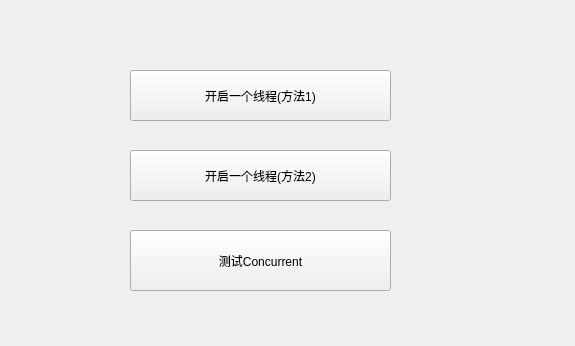
<?xml version="1.0" encoding="UTF-8"?>
<ui version="4.0">
 <class>MainWindow</class>
 <widget class="QMainWindow" name="MainWindow">
  <property name="geometry">
   <rect>
    <x>0</x>
    <y>0</y>
    <width>575</width>
    <height>346</height>
   </rect>
  </property>
  <property name="windowTitle">
   <string>MainWindow</string>
  </property>
  <widget class="QWidget" name="centralWidget">
   <widget class="QPushButton" name="pushButton">
    <property name="geometry">
     <rect>
      <x>130</x>
      <y>70</y>
      <width>261</width>
      <height>51</height>
     </rect>
    </property>
    <property name="text">
     <string>开启一个线程(方法1)</string>
    </property>
   </widget>
   <widget class="QPushButton" name="pushButton_2">
    <property name="geometry">
     <rect>
      <x>130</x>
      <y>150</y>
      <width>261</width>
      <height>51</height>
     </rect>
    </property>
    <property name="text">
     <string>开启一个线程(方法2)</string>
    </property>
   </widget>
   <widget class="QPushButton" name="pushButton_3">
    <property name="geometry">
     <rect>
      <x>130</x>
      <y>230</y>
      <width>261</width>
      <height>61</height>
     </rect>
    </property>
    <property name="text">
     <string>测试Concurrent</string>
    </property>
   </widget>
  </widget>
 </widget>
 <layoutdefault spacing="6" margin="11"/>
 <resources/>
 <connections/>
</ui>
